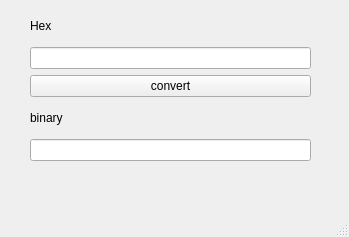
<?xml version="1.0" encoding="UTF-8"?>
<ui version="4.0">
 <class>MainWindow</class>
 <widget class="QMainWindow" name="MainWindow">
  <property name="geometry">
   <rect>
    <x>0</x>
    <y>0</y>
    <width>349</width>
    <height>237</height>
   </rect>
  </property>
  <property name="windowTitle">
   <string>MainWindow</string>
  </property>
  <widget class="QWidget" name="centralwidget">
   <widget class="QWidget" name="">
    <property name="geometry">
     <rect>
      <x>30</x>
      <y>10</y>
      <width>281</width>
      <height>151</height>
     </rect>
    </property>
    <layout class="QVBoxLayout" name="verticalLayout">
     <item>
      <widget class="QLabel" name="label_2">
       <property name="text">
        <string>Hex</string>
       </property>
      </widget>
     </item>
     <item>
      <widget class="QLineEdit" name="lineEdit_Hex"/>
     </item>
     <item>
      <widget class="QPushButton" name="pushButton_convert">
       <property name="text">
        <string>convert</string>
       </property>
      </widget>
     </item>
     <item>
      <widget class="QLabel" name="label">
       <property name="text">
        <string>binary</string>
       </property>
      </widget>
     </item>
     <item>
      <widget class="QLineEdit" name="lineEdit_Binary"/>
     </item>
    </layout>
   </widget>
  </widget>
  <widget class="QMenuBar" name="menubar">
   <property name="geometry">
    <rect>
     <x>0</x>
     <y>0</y>
     <width>349</width>
     <height>24</height>
    </rect>
   </property>
  </widget>
  <widget class="QStatusBar" name="statusbar"/>
 </widget>
 <resources/>
 <connections/>
</ui>
